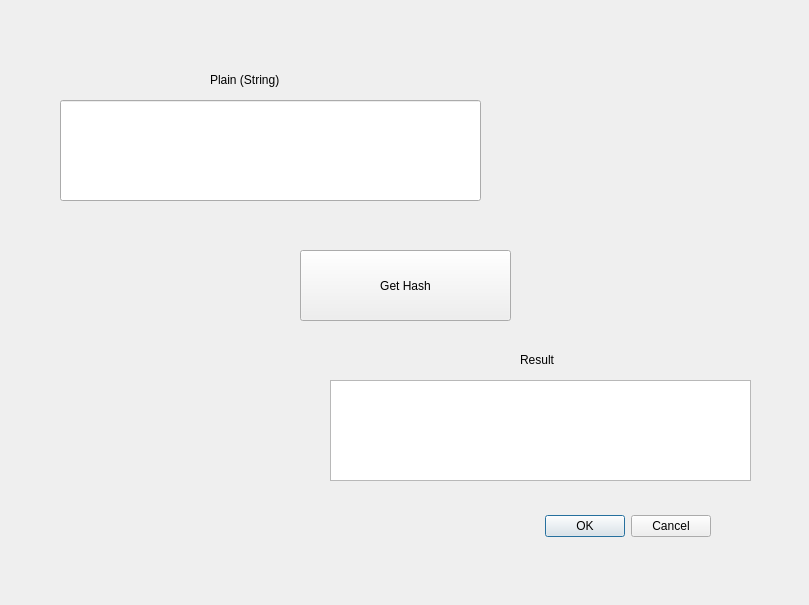
<?xml version="1.0" encoding="UTF-8"?>
<ui version="4.0">
 <class>qtmd5</class>
 <widget class="QDialog" name="qtmd5">
  <property name="geometry">
   <rect>
    <x>0</x>
    <y>0</y>
    <width>809</width>
    <height>605</height>
   </rect>
  </property>
  <property name="windowTitle">
   <string>Dialog</string>
  </property>
  <widget class="QDialogButtonBox" name="buttonBox">
   <property name="geometry">
    <rect>
     <x>370</x>
     <y>510</y>
     <width>341</width>
     <height>32</height>
    </rect>
   </property>
   <property name="orientation">
    <enum>Qt::Horizontal</enum>
   </property>
   <property name="standardButtons">
    <set>QDialogButtonBox::Cancel|QDialogButtonBox::Ok</set>
   </property>
  </widget>
  <widget class="QLineEdit" name="PlainLineEdit">
   <property name="geometry">
    <rect>
     <x>60</x>
     <y>100</y>
     <width>421</width>
     <height>101</height>
    </rect>
   </property>
  </widget>
  <widget class="QTextBrowser" name="OutputTextBrowser">
   <property name="geometry">
    <rect>
     <x>330</x>
     <y>380</y>
     <width>421</width>
     <height>101</height>
    </rect>
   </property>
  </widget>
  <widget class="QLabel" name="label">
   <property name="geometry">
    <rect>
     <x>210</x>
     <y>70</y>
     <width>101</width>
     <height>20</height>
    </rect>
   </property>
   <property name="text">
    <string>Plain (String)</string>
   </property>
  </widget>
  <widget class="QLabel" name="label_2">
   <property name="geometry">
    <rect>
     <x>520</x>
     <y>350</y>
     <width>51</width>
     <height>20</height>
    </rect>
   </property>
   <property name="text">
    <string>Result</string>
   </property>
  </widget>
  <widget class="QPushButton" name="GetHashButton">
   <property name="geometry">
    <rect>
     <x>300</x>
     <y>250</y>
     <width>211</width>
     <height>71</height>
    </rect>
   </property>
   <property name="text">
    <string>Get Hash</string>
   </property>
  </widget>
 </widget>
 <resources/>
 <connections>
  <connection>
   <sender>buttonBox</sender>
   <signal>accepted()</signal>
   <receiver>qtmd5</receiver>
   <slot>accept()</slot>
   <hints>
    <hint type="sourcelabel">
     <x>248</x>
     <y>254</y>
    </hint>
    <hint type="destinationlabel">
     <x>157</x>
     <y>274</y>
    </hint>
   </hints>
  </connection>
  <connection>
   <sender>buttonBox</sender>
   <signal>rejected()</signal>
   <receiver>qtmd5</receiver>
   <slot>reject()</slot>
   <hints>
    <hint type="sourcelabel">
     <x>316</x>
     <y>260</y>
    </hint>
    <hint type="destinationlabel">
     <x>286</x>
     <y>274</y>
    </hint>
   </hints>
  </connection>
 </connections>
</ui>
